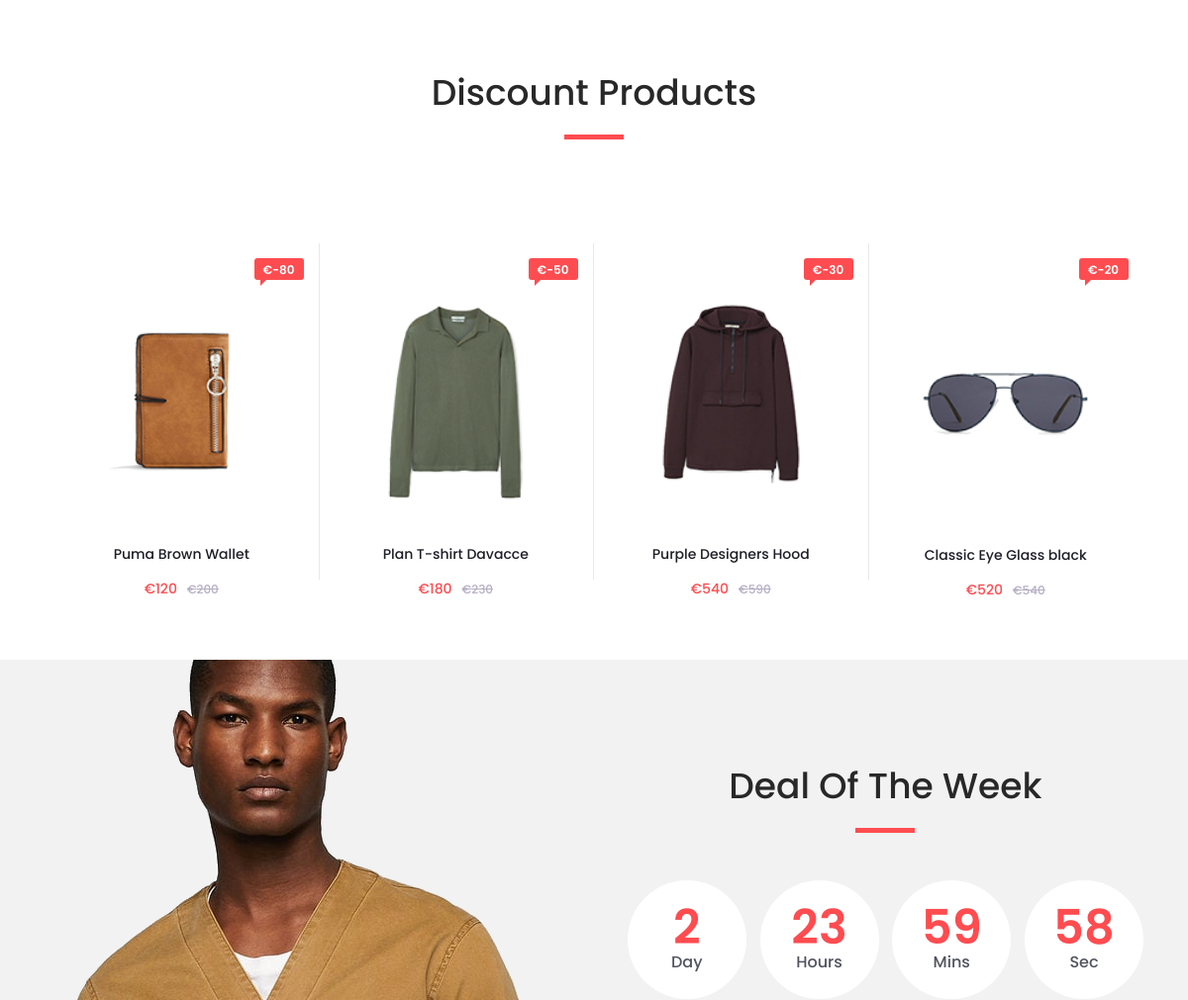
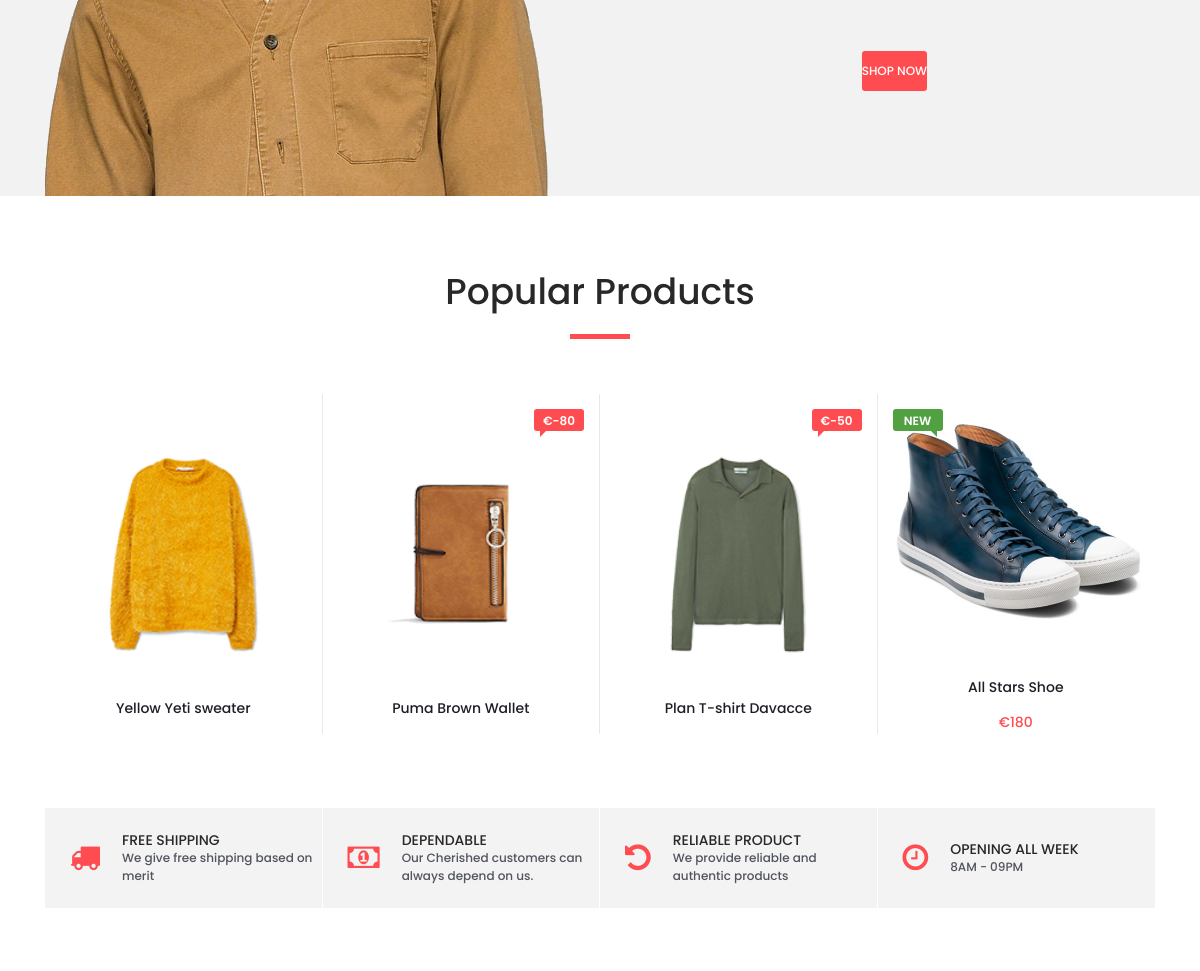
The app's page / (middle part), older data (2 pictures, top to bottom).
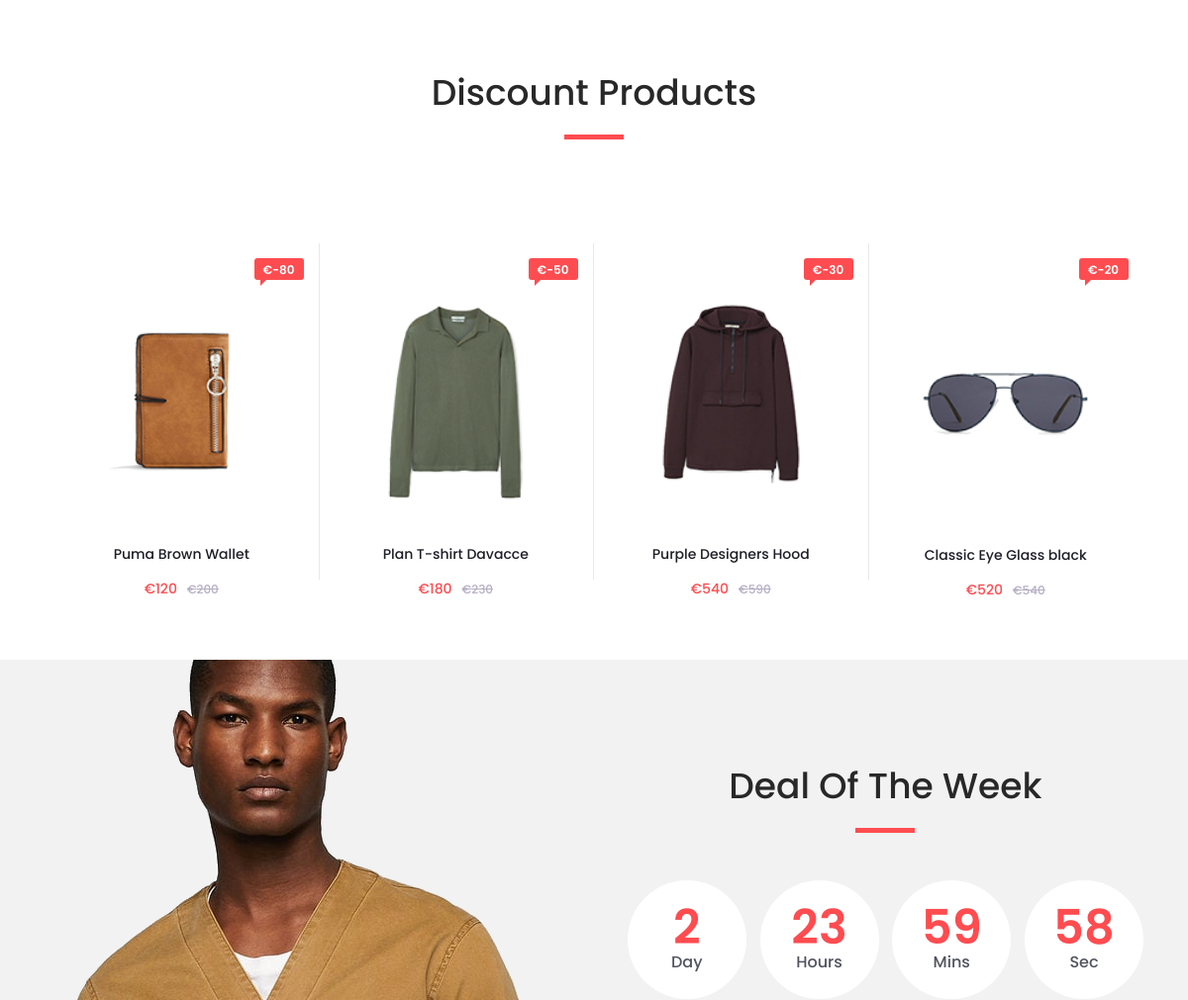
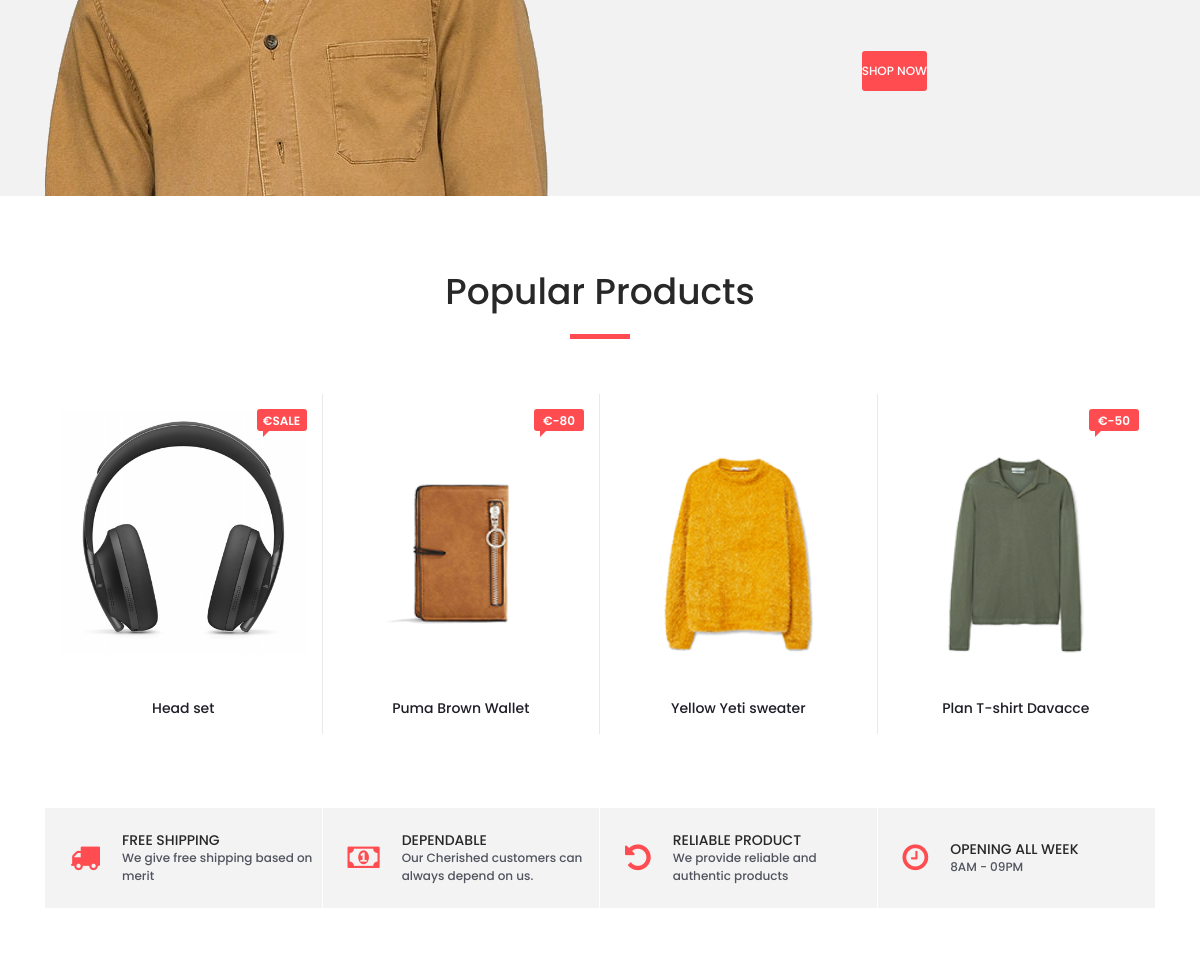
The same page, newer data (2 pictures, top to bottom).
### store/models.py (models this page shows, shortened)
class Product(models.Model):
    product_name = models.CharField(max_length=255, unique=True)
    slug = models.SlugField(max_length=255, unique=True)
    description = models.TextField(max_length=600, blank=True)
    price = models.IntegerField()
    old_price = models.IntegerField(blank=True, default=0)
    image = models.ImageField(upload_to='photos/products')
    stock = models.IntegerField()
    tagged = models.CharField(max_length=50, blank=True)
    is_available = models.BooleanField(default=True)
    category = models.ForeignKey(Category, on_delete=models.CASCADE)
    created_date = models.DateTimeField(auto_now_add=True, )
    modified_date = models.DateTimeField(auto_now=True)
    def get_url(self):
        return reverse('product_detail', args=[self.category.slug, self.slug])

### home/views.py (the view)
# urls.py: 2. Add a URL to urlpatterns:  path('', views.home, name='home')
def home(request):
    products = Product.objects.all().filter(
        is_available=True).order_by('-modified_date')
    for product in products:
        reviews = ReviewRating.objects.filter(
            product_id=product.id, status=True)
    context = {
        'products': products,
        'reviews': reviews,
    }
    return render(request, 'index.html', context)

### carts/context_processors.py (called while the page is built)
def counter(request):
    cart_count = 0
    if 'admin' in request.path:
        return {}
    else:
        try:
            cart = Cart.objects.filter(cart_id=_cart_id(request))
            if request.user.is_authenticated:
                cart_items = CartItem.objects.all().filter(user=request.user)
            else:
                cart_items = CartItem.objects.all().filter(cart=cart[:1])
            for cart_item in cart_items:
                cart_count += cart_item.quantity
        except Cart.DoesNotExist:
            cart_count = 0
    return dict(cart_count=cart_count)

### carts/views.py (called while the page is built)
def _cart_id(request):
    cart = request.session.session_key
    if not cart:
        cart = request.session.create()
    return cart

### category/context_processors.py (called while the page is built)
def menu_links(request):
    links = Category.objects.all()
    return dict(links=links)

### category/models.py (called while the page is built)
    def get_url(self):
        return reverse('products_by_category', args=[self.slug])

### templates/index.html (shortened to what the changed rows need)
{% extends 'base.html' %}
{% load static %}
{% static "images" as baseURL %}
{% block content %}
<div class="new_arrivals">
  <div class="container">
    <div class="row">
      <div class="col text-center">
        <div class="section_title new_arrivals_title">
          <h2>Discount Products</h2>
        </div>
      </div>
    </div>
    <div class="row">
      <div class="col">
        <div
          class="product-grid"
        >
        {% for product in products %}
        {% if product.old_price > 0 and product.stock > 0 %}
            <div class="product-item ">
              <div class="product discount product_filter">
                <div class="product_image">
                  <a href="{{ product.get_url}}">
                  <img src="{{product.image.url}}" alt="product image" />
                </a>
                </div>
                <div
                  class="product_bubble product_bubble_right product_bubble_red d-flex flex-column align-items-center"
                >
                  <span>€{{product.tagged}}</span>
                </div>
                <div class="product_info">
                  <h6 class="product_name">
                    <a href="{{product.get_url}}"
                      >{{product.product_name}}</a
                    >
                  </h6>
                  <div class="product_price">€{{product.price}}<span>€{{product.old_price}}</span></div>
                </div>
              </div>
            </div>
          {% endif %}
    {% endfor %}
        </div>
      </div>
    </div>
  </div>
</div>
<div class="deal_ofthe_week">
  <div class="container">
    <div class="row align-items-center">
      <div class="col-lg-6 text-right deal_ofthe_week_col">
        <div
          class="deal_ofthe_week_content d-flex flex-column align-items-center float-right"
        >
          <div class="section_title">
            <h2>Deal Of The Week</h2>
          </div>
        </div>
      </div>
    </div>
  </div>
</div>
<div class="best_sellers">
  <div class="container">
    <div class="row">
      <div class="col text-center">
        <div class="section_title new_arrivals_title">
          <h2>Popular Products</h2>
        </div>
      </div>
    </div>
    <div class="row">
      <div class="col">
        <div class="product_slider_container">
          <div class="owl-carousel owl-theme product_slider">
            {% for product in products %}
            {% if product.stock > 0 %}
                <div class="owl-item product_slider_item">
                  <div class="product-item">
                    <div class="product discount">
                      <div class="product_image">
                        <a href="{{product.get_url}}">
                        <img src="{{ product.image.url }}" alt="Product Image" />
                      </a>
                      </div>
                      {% if product.tagged != "" %}
                                {% if product.tagged == "NEW" or product.tagged == "New" or product.tagged == "new" %}
                                      <div
                                      class="product_bubble product_bubble_left product_bubble_green d-flex flex-column align-items-center"
                                    >
                                      <span>{{ product.tagged }}</span>
                                    </div>
                                {%else%}
                                    <div
                                      class="product_bubble product_bubble_right product_bubble_red d-flex flex-column align-items-center"
                                    >
                                      <span>€{{product.tagged}}</span>
                                    </div>
                                {% endif %}
                      {% else %}
                          <div class="favorite"></div>
                      {% endif %}
                      <div class="product_info">
                        <h6 class="product_name">
                          <a href="{{ product.get_url}}"
                            >{{product.product_name}}</a
                          >
                        </h6>
                        <div class="product_price">€{{ product.price }}
                        </div>
                      </div>
                    </div>
                  </div>
                </div>
              {% endif %}
            {% endfor %}
          </div>
        </div>
      </div>
    </div>
  </div>
</div>
{% endblock %}

Row changes from the older to the newer data that the page shows:
no longer on this page (row unchanged): Product: image (picture), tagged "NEW", product_name "All Stars Shoe", price "180", shown under "Popular Products"
changed Product "Puma Brown Wallet": moves up the list
now on this page (row edited): Product: image (picture), tagged "SALE", product_name "Head set", shown under "Popular Products"
